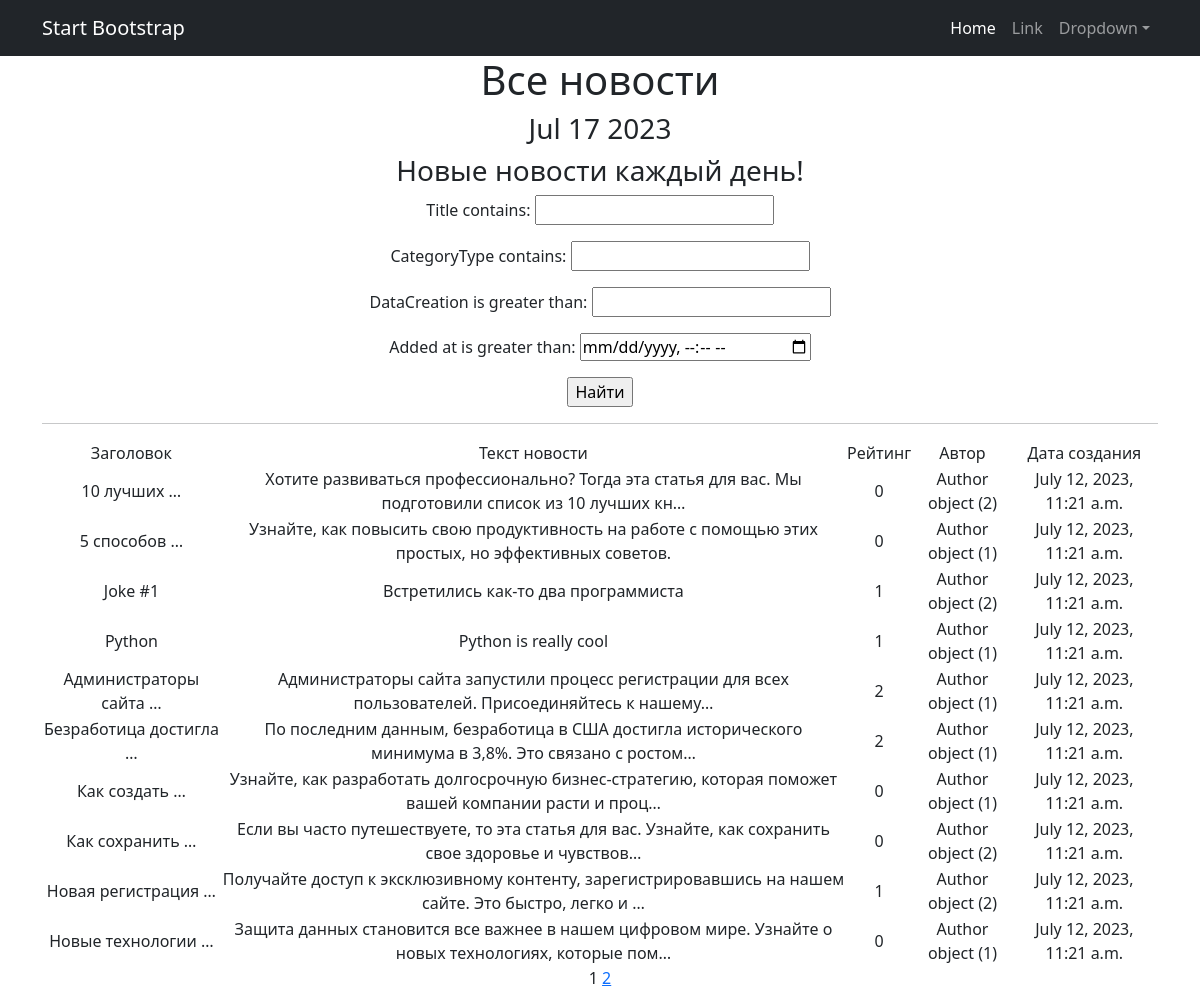
Page /news/ on the committed database.
### news/models.py (models this page shows, shortened)
class Post(models.Model):
    author = models.ForeignKey(Author, on_delete=models.CASCADE)
    NEWS = 'NW'
    ARTICLE = 'AR'
    CATEGORY_CHOICES = (
        (NEWS, 'Новость'),
        (ARTICLE, 'Статья')
    )
    categoryType = models.CharField(max_length=2, choices=CATEGORY_CHOICES, default=ARTICLE)
    dataCreation = models.DateTimeField(auto_now_add=True)
    postCategory = models.ManyToManyField(Category, through='PostCategory')
    title = models.CharField(max_length=128)
    text = models.TextField()
    rating = models.SmallIntegerField(default=0)
    added_at = models.DateTimeField(
        auto_now=True,
    )

class Author(models.Model):
    authorUser = models.OneToOneField(User, on_delete=models.CASCADE)
    ratingAuthor = models.SmallIntegerField(default=0)

### news/views.py (the view)
# urls.py: path('', PostList.as_view()),
class PostList(ListView):
    model = Post
    ordering = 'title'
    template_name = 'News.html'
    context_object_name = 'news'
    paginate_by = 10
    def get_queryset(self):
        queryset = super().get_queryset()
        self.filterset = PostFilter(self.request.GET, queryset)
        return self.filterset.qs
    def get_context_data(self, **kwargs):
        context = super().get_context_data(**kwargs)
        context['filterset'] = self.filterset
        context['time_now'] = datetime.utcnow()
        context['next_sale'] = "Новые новости каждый день!"
        return context

### news/templatetags/custom_tags.py (called while the page is built)
@register.simple_tag()
def current_time(format_string='%b %d %Y'):
   return datetime.utcnow().strftime(format_string)

### templates/News.html (shortened to what this page needs)
{% extends 'flatpages/default.html' %}
{% load custom_filters %}
{% load custom_tags %}
{% block content %}
    <h1>Все новости</h1>
    <h3>{% current_time '%b %d %Y' %}</h3>
    <h3> {{ next_sale|default_if_none:"Скоро будут новые новости" }} </h3>
    <form action="" method="get">
        {{ filterset.form.as_p }}
        <input type="submit" value="Найти" />
    </form>
    <hr>
    {% if news %}
        <table>
            <tr>
                <td>
                    Заголовок
                </td>
                <td>
                    Текст новости
                </td>
                <td>
                    Рейтинг
                </td>
                <td>
                    Автор
                </td>
                 <td>
                    Дата создания
                </td>
            </tr>
            {% for new in news %}
            <tr>
                <td>{{ new.title | truncatewords:2 }}</td>
                <td>{{ new.text | truncatechars:100 }}</td>
                <td>{{ new.rating }}</td>
                <td>{{ new.author }}</td>
                <td>{{ new.added_at }}</td>
                <td>
               </td>
            </tr>
            {% endfor %}
       </table>
   {% else %}
        <h2>Новостей нет!</h2>
   {% endif %}
   {{ page_obj.number }}
   {% if page_obj.has_next %}
       <a href="?page={{ page_obj.next_page_number }}">{{ page_obj.next_page_number }}</a>
   {% endif %}
{% endblock content %}

### templates/flatpages/default.html (shortened to what this page needs)
<!DOCTYPE html>
<html lang="en">
    <head>
        {% load static %}
        <link href="{% static 'css/styles.css' %}" rel="stylesheet" />
    </head>
    <body>
        <nav class="navbar navbar-expand-lg navbar-dark bg-dark">
            <div class="container">
                <a class="navbar-brand" href="#">Start Bootstrap</a>
                <div class="collapse navbar-collapse" id="navbarSupportedContent">
                    <ul class="navbar-nav ms-auto mb-2 mb-lg-0">
                        <li class="nav-item"><a class="nav-link active" aria-current="page" href="#">Home</a></li>
                        <li class="nav-item"><a class="nav-link" href="#">Link</a></li>
                        <li class="nav-item dropdown">
                            <a class="nav-link dropdown-toggle" id="navbarDropdown" href="#" role="button" data-bs-toggle="dropdown" aria-expanded="false">Dropdown</a>
                        </li>
                    </ul>
                </div>
            </div>
        </nav>
        <div class="container">
            <div class="row">
                <div class="col-lg-12 text-center">
                    {% block content %}{% endblock content %}
                </div>
            </div>
        </div>
    </body>
</html>

### rows in the picture
Post: title "10 лучших …", text "Хотите развиваться профессионально? Тогда эта статья для вас. Мы подготовили список из 10 лучших кн…", rating "0", author "Author object (2)", added_at "July 12, 2023, 11:21 a.m."
Post: title "5 способов …", text "Узнайте, как повысить свою продуктивность на работе с помощью этих простых, но эффективных советов.", rating "0", author "Author object (1)", added_at "July 12, 2023, 11:21 a.m."
Post: title "Joke #1", text "Встретились как-то два программиста", rating "1", author "Author object (2)", added_at "July 12, 2023, 11:21 a.m."
Post: title "Python", text "Python is really cool", rating "1", author "Author object (1)", added_at "July 12, 2023, 11:21 a.m."
Post: title "Администраторы сайта …", text "Администраторы сайта запустили процесс регистрации для всех пользователей. Присоединяйтесь к нашему…", rating "2", author "Author object (1)", added_at "July 12, 2023, 11:21 a.m."
Post: title "Безработица достигла …", text "По последним данным, безработица в США достигла исторического минимума в 3,8%. Это связано с ростом…", rating "2", author "Author object (1)", added_at "July 12, 2023, 11:21 a.m."
Post: title "Как создать …", text "Узнайте, как разработать долгосрочную бизнес-стратегию, которая поможет вашей компании расти и проц…", rating "0", author "Author object (1)", added_at "July 12, 2023, 11:21 a.m."
Post: title "Как сохранить …", text "Если вы часто путешествуете, то эта статья для вас. Узнайте, как сохранить свое здоровье и чувствов…", rating "0", author "Author object (2)", added_at "July 12, 2023, 11:21 a.m."
Post: title "Новая регистрация …", text "Получайте доступ к эксклюзивному контенту, зарегистрировавшись на нашем сайте. Это быстро, легко и …", rating "1", author "Author object (2)", added_at "July 12, 2023, 11:21 a.m."
Post: title "Новые технологии …", text "Защита данных становится все важнее в нашем цифровом мире. Узнайте о новых технологиях, которые пом…", rating "0", author "Author object (1)", added_at "July 12, 2023, 11:21 a.m."

### other values in the picture
{{ next_sale|default_if_none:"Скоро будут новые новости" }} "Новые новости каждый день!"
{{ page_obj.number }} "1"
{{ page_obj.next_page_number }} "2"
